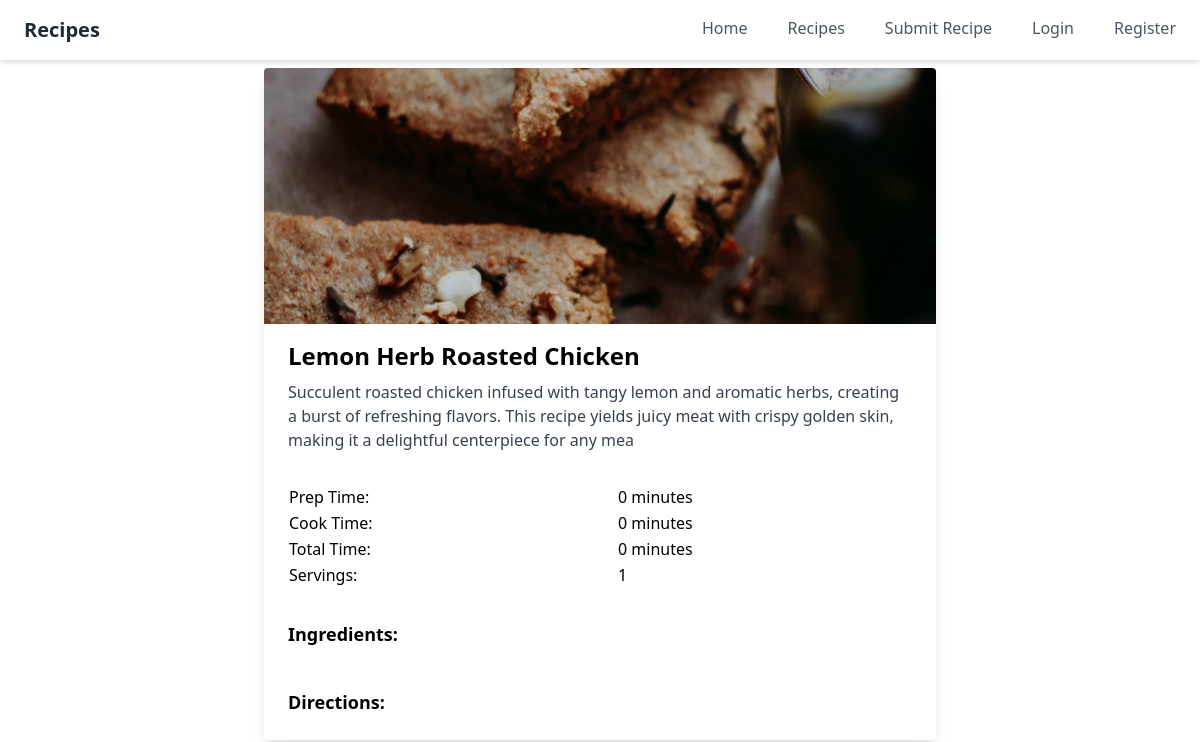
The page /recipes/2/ on the database its author committed.
### core/models.py (models this page shows, shortened)
class Recipe(models.Model):
    title = models.CharField(max_length=255)
    description = models.TextField()
    image = models.ImageField(upload_to='recipes/images/')
    prep_time = models.IntegerField(default=0)
    cook_time = models.IntegerField(default=0)
    total_time = models.IntegerField(default=0)
    servings = models.IntegerField(default=1)
    ingredients = models.TextField(help_text="Enter each ingredient on a new line.")
    directions = models.TextField(help_text="Enter each step on a new line.")

### core/views.py (the view)
# urls.py: path('recipes/<int:recipe_id>/', recipe_detail, name='recipe_detail'),
def recipe_detail(request, recipe_id):
    recipe = get_object_or_404(Recipe, pk=recipe_id)
    return render(request, 'core/recipe_detail.html', {'recipe': recipe})

### core/templates/core/recipe_detail.html (shortened to what this page needs)
{% extends 'core/base.html' %}
{% block content %}
<div class="container mx-auto px-4">
    <div class="max-w-2xl rounded overflow-hidden shadow-lg m-2 mx-auto">
        <img class="w-full h-64 object-cover" src="{{ recipe.image.url }}" alt="{{ recipe.title }}">
        <div class="px-6 py-4">
            <div class="font-bold text-2xl mb-2">{{ recipe.title }}</div>
            <p class="text-gray-700 text-base">{{ recipe.description }}</p>
        </div>
        <div class="px-6 py-4">
            <table class="table-auto w-full">
                <tr>
                    <td>Prep Time:</td>
                    <td>{{ recipe.prep_time }} minutes</td>
                </tr>
                <tr>
                    <td>Cook Time:</td>
                    <td>{{ recipe.cook_time }} minutes</td>
                </tr>
                <tr>
                    <td>Total Time:</td>
                    <td>{{ recipe.total_time }} minutes</td>
                </tr>
                <tr>
                    <td>Servings:</td>
                    <td>{{ recipe.servings }}</td>
                </tr>
            </table>
        </div>
        <div class="px-6 py-4">
            <h2 class="font-bold text-lg mb-2">Ingredients:</h2>
        </div>
        <div class="px-6 py-4">
            <h2 class="font-bold text-lg mb-2">Directions:</h2>
        </div>
    </div>
</div>
{% endblock %}

### rows shown on the page
Recipe: image (picture), title "Lemon Herb Roasted Chicken", description "Succulent roasted chicken infused with tangy lemon and aromatic herbs, creating a burst of refreshing flavors. This recipe yields juicy meat with crispy golden skin, making it a delightful centerpiece for any mea", prep_time "0", cook_time "0", total_time "0", servings "1"
